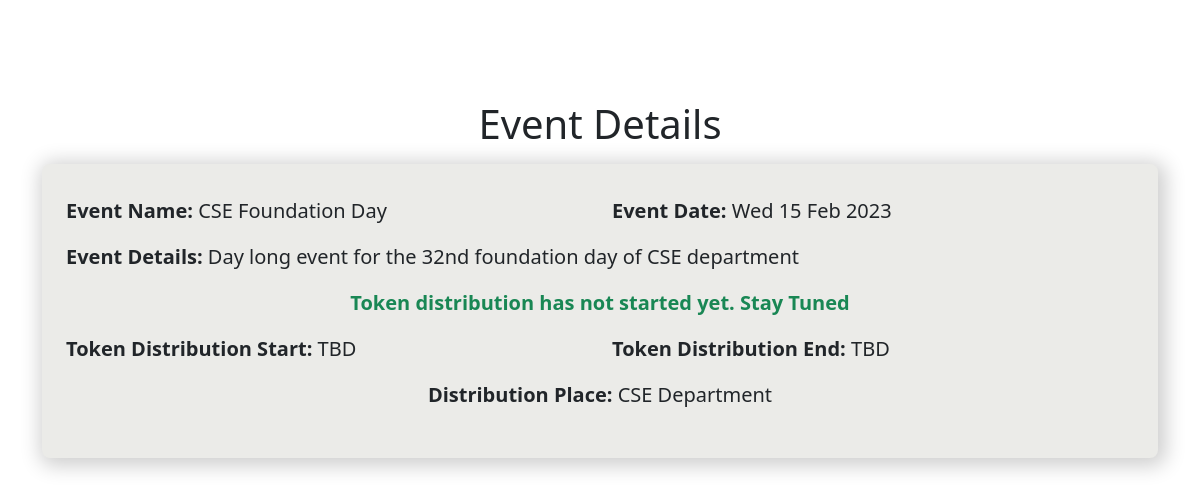
Before: /event/1 with the older database file.
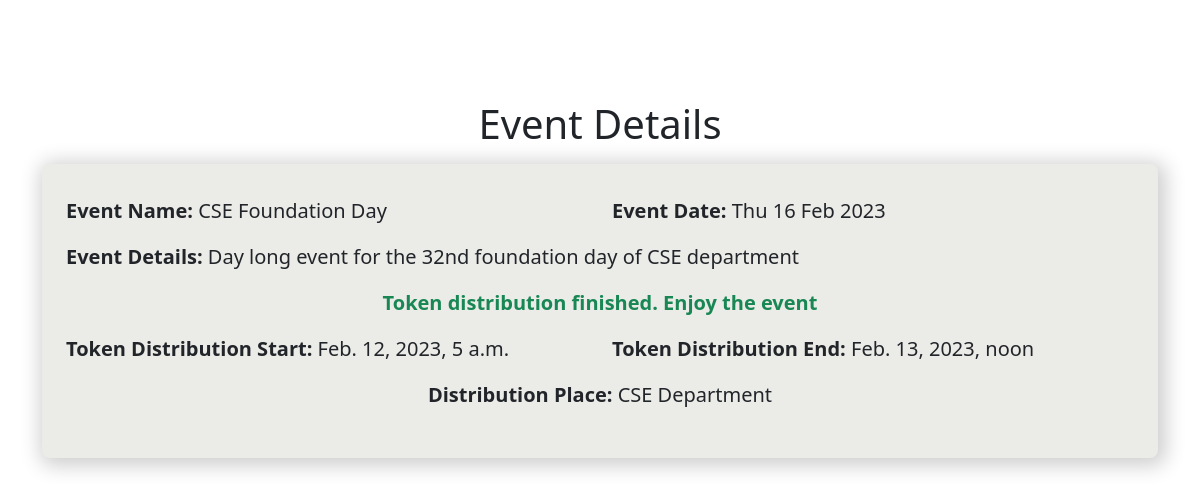
After: the same page with the newer database file.
### tokens/models.py (models this page shows, shortened)
class Event(models.Model):
    name = models.CharField(_("Event"),max_length=50,null=True,blank=True)
    created_date = models.DateTimeField(default=now)
    event_date = models.DateTimeField(_("Event Date"),null=True,blank=True)
    token_dist_start = models.DateTimeField(_("Token Distribution Start"),null=True,blank=True)
    token_dist_end = models.DateTimeField(_("Token Distribution End"),null=True,blank=True)
    token_usage = models.IntegerField(_("Token Usage Limit"),default=0)
    tags = models.ManyToManyField(Tag,blank=True)
    distribution_place = models.CharField(_("Distribution"),max_length=100,null=True,blank=True)
    desc = models.TextField(_("Description"),null=True,blank=True)

### token_dist/views.py (the view)
# urls.py: path('event/<int:pk>',views.event, name="event_details"),
def event(request, pk):
    user = request.user
    event = Event.objects.get(id=pk)
    token_status = "Token distribution has not started yet. Stay Tuned"
    try:
        start_date = event.token_dist_start
        end_date = event.token_dist_end
        place = event.distribution_place
        current_date = now()
        start_date = int(start_date.strftime('%Y%m%d%H%M'))
        end_date = int(end_date.strftime('%Y%m%d%H%M'))
        current_date = int(current_date.strftime('%Y%m%d%H%M'))
        if current_date >= start_date and current_date <= end_date:
            token_status = "Token distribution started. Collect the token from " + place
        elif current_date < start_date:
            pass
        elif current_date > end_date:
            token_status = "Token distribution finished. Enjoy the event"
    except:
        pass
    context = {
            "event": event,
            "token_status": token_status
        }
    if user.is_authenticated:
        if user.is_admin:
            tags = Tag.objects.all()
            users = User.objects.all().exclude(is_admin=True)
            epall = EventPermission.objects.filter(event=event)
            context["tags"] = tags
            context["users"] = users
            context["epall"] = epall
            return render(request, "event_admin.html", context)
        else:
            try:
                ep = EventPermission.objects.get(user=user,event=event)
                epall = EventPermission.objects.filter(event=event).exclude(user=user)
                context["user"] = user
                context["epall"] = epall
            except:
                return render(request, "event.html", context)
            return render(request, "event_executive.html", context)
    else:
        return render(request, "event.html", context)

### templates/event.html
{% extends 'base.html' %}
{% load static %}
{% block body %}
<div class="main">
    <div class="container">
        <h1 class="title_header">Event Details</h1>
        <div class="main_body px-4">
            <div class="row">
                <div class="col-lg-6">
                    <p class="fw-bold lead">Event Name: <span class="lead">{{event.name}}</span></p>
                </div>
                <div class="col-lg-6">
                    <p class="fw-bold lead">Event Date:
                        <span class="lead">
                            {% if event.event_date is not null %}
                            {{event.event_date|date:"D d M Y"}}
                            {% else %}
                            TBD
                            {% endif %}
                        </span>
                    </p>
                </div>
            </div>
            <div class="row">
                <p class="fw-bold lead">Event Details:
                    <span class="lead">
                        {% if event.desc is not null %}
                        {{event.desc}}
                        {% else %}
                        TBD
                        {% endif %}
                    </span>
                </p>
            </div>
            <div class="row text-lg-center">
                <p class="text-success fw-bold lead">{{token_status}}</p>
            </div>
            <div class="row">
                <div class="col-lg-6">
                    <p class="fw-bold lead">Token Distribution Start:
                        <span class="lead">
                            {% if event.token_dist_start is not null %}
                            {{event.token_dist_start}}
                            {% else %}
                            TBD
                            {% endif %}
                        </span>
                    </p>
                </div>
                <div class="col-lg-6">
                    <p class="fw-bold lead">Token Distribution End:
                        <span class="lead">
                        {% if event.token_dist_end is not null %}
                        {{event.token_dist_end}}
                        {% else %}
                        TBD
                        {% endif %}
                        </span>
                    </p>
                </div>
            </div>
            <div class="row">
                <p class="lead text-lg-center">
                    <span class="fw-bold">Distribution Place: </span>
                    {% if event.distribution_place is not null %}
                    {{event.distribution_place}}
                    {% else %}
                    TBD
                    {% endif %}
                </p>
            </div>
        </div>
    </div>
</div>
{% endblock body %}

Changed rows visible on the page:
changed Event "CSE Foundation Day": event_date "Wed 15 Feb 2023" → "Thu 16 Feb 2023"; token_dist_start (not shown) → "Feb. 12, 2023, 5 a.m."; token_dist_end (not shown) → "Feb. 13, 2023, noon"
Other visible differences:
{{ token_status }}: "Token distribution has not started yet. Stay Tuned" → "Token distribution finished. Enjoy the event"
text no longer shown: "TBD TBD"
